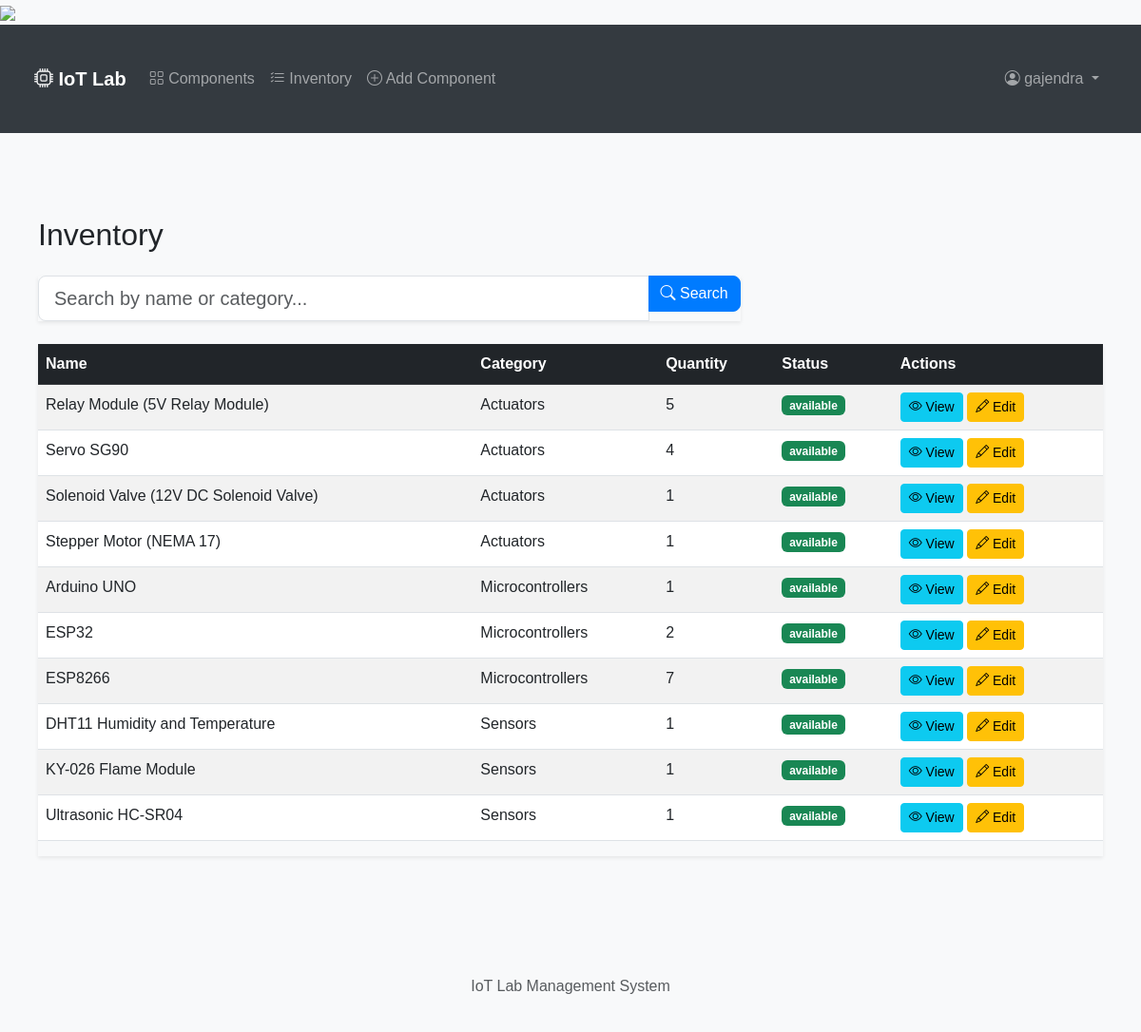
/inventory/ (signed in), run on the app's committed database.
### components/models.py (models this page shows, shortened)
class Component(models.Model):
    STATUS_CHOICES = [
        ('available', 'Available'),
        ('in_use', 'In Use'),
        ('maintenance', 'Under Maintenance'),
        ('retired', 'Retired'),
    ]
    name = models.CharField(max_length=200)
    category = models.ForeignKey(Category, on_delete=models.CASCADE, related_name='components')
    description = models.TextField()
    serial_number = models.CharField(max_length=100, unique=True, null=True, blank=True)
    quantity = models.PositiveIntegerField(default=1)
    status = models.CharField(max_length=20, choices=STATUS_CHOICES, default='available')
    location = models.CharField(max_length=200)
    purchase_date = models.DateField()
    last_maintenance_date = models.DateField(null=True, blank=True)
    next_maintenance_date = models.DateField(null=True, blank=True)
    created_by = models.ForeignKey(User, on_delete=models.CASCADE, related_name='created_components')
    created_at = models.DateTimeField(auto_now_add=True)
    updated_at = models.DateTimeField(auto_now=True)
    image = models.ImageField(upload_to='components/', null=True, blank=True)

class Category(models.Model):
    name = models.CharField(max_length=100)
    description = models.TextField(blank=True)
    created_at = models.DateTimeField(auto_now_add=True)
    updated_at = models.DateTimeField(auto_now=True)
    class Meta:
        verbose_name_plural = "Categories"

### components/views.py (the view)
# urls.py: path('inventory/', views.InventoryListView.as_view(), name='inventory-list'),
class InventoryListView(LoginRequiredMixin, FilterView):
    model = Component
    template_name = 'components/inventory.html'
    context_object_name = 'components'
    filterset_class = ComponentFilter
    paginate_by = 20
    def get_queryset(self):
        queryset = Component.objects.all().prefetch_related('checkouts').select_related('category').order_by('category__name', 'name')
        search_query = self.request.GET.get('q')
        if search_query:
            queryset = queryset.filter(
                Q(name__icontains=search_query) |
                Q(category__name__icontains=search_query)
            )
        return queryset
    def get_context_data(self, **kwargs):
        context = super().get_context_data(**kwargs)
        context['search_query'] = self.request.GET.get('q', '')
        return context

### components/templates/components/inventory.html (shortened to what this page needs)
{% extends 'components/base.html' %}
{% load static %}
{% block content %}
<div class="container mt-4">
    <h2 class="mb-4">Inventory</h2>
    <div class="row mb-4">
        <div class="col-md-8">
            <form method="GET" action="{% url 'search-components' %}" class="search-form">
                <div class="input-group shadow-sm">
                    <input type="text" id="searchInput" name="q" class="form-control form-control-lg"
                           placeholder="Search by name or category..."
                           value="{{ search_query|default:'' }}"
                           style="border-radius: 0.5rem 0 0 0.5rem;">
                    <div class="input-group-append">
                        <button class="btn btn-primary" type="submit" id="searchButton" style="border-radius: 0 0.5rem 0.5rem 0;">
                            <i class="bi bi-search"></i> Search
                        </button>
                    </div>
                </div>
            </form>
        </div>
    </div>
    <div class="table-responsive shadow-sm">
        <table class="table table-striped table-hover">
            <thead class="table-dark">
                <tr>
                    <th>Name</th>
                    <th>Category</th>
                    <th>Quantity</th>
                    <th>Status</th>
                    <th>Actions</th>
                </tr>
            </thead>
            <tbody id="inventoryTableBody">
                {% for component in components %}
                <tr>
                    <td>{{ component.name }}</td>
                    <td>{{ component.category.name }}</td>
                    <td>{{ component.quantity }}</td>
                    <td>
                        <span class="badge {% if component.status == 'available' %}bg-success{% elif component.status == 'in_use' %}bg-warning{% else %}bg-danger{% endif %}">
                            {{ component.status }}
                        </span>
                    </td>
                    <td>
                        <a href="{% url 'component-detail' component.pk %}" class="btn btn-sm btn-info">
                            <i class="bi bi-eye"></i> View
                        </a>
                        <a href="{% url 'component-update' component.pk %}" class="btn btn-sm btn-warning">
                            <i class="bi bi-pencil"></i> Edit
                        </a>
                    </td>
                </tr>
                {% endfor %}
            </tbody>
        </table>
    </div>
</div>
{% endblock %}

### components/templates/components/base.html (shortened to what this page needs)
<!DOCTYPE html>
<html lang="en">
<head>
    <link href="https://cdn.jsdelivr.net/npm/bootstrap@5.3.0/dist/css/bootstrap.min.css" rel="stylesheet">
    <link rel="stylesheet" href="https://cdn.jsdelivr.net/npm/bootstrap-icons@1.7.2/font/bootstrap-icons.css">
    {% load static %}
    <link rel="stylesheet" href="/lab-manager/static/css/main.css">
    {% get_media_prefix as media_prefix %}
    <img src="{{ media_prefix }}components/{{ component.image.name }}">
</head>
<body>
    <nav class="navbar navbar-expand-lg navbar-dark">
        <div class="container">
            <a class="navbar-brand" href="{% url 'home' %}">
                <i class="bi bi-cpu"></i> IoT Lab
            </a>
            <div class="collapse navbar-collapse" id="navbarNav">
                <ul class="navbar-nav me-auto">
                    <li class="nav-item">
                        <a class="nav-link" href="{% url 'component-list' %}">
                            <i class="bi bi-grid"></i> Components
                        </a>
                    </li>
                    <li class="nav-item">
                        <a class="nav-link" href="{% url 'inventory-list' %}">
                            <i class="bi bi-list-check"></i> Inventory
                        </a>
                    </li>
                    {% if user.is_authenticated %}
                    <li class="nav-item">
                        <a class="nav-link" href="{% url 'component-create' %}">
                            <i class="bi bi-plus-circle"></i> Add Component
                        </a>
                    </li>
                    {% endif %}
                </ul>
                <ul class="navbar-nav">
                    {% if user.is_authenticated %}
                    <li class="nav-item dropdown">
                        <a class="nav-link dropdown-toggle" href="#" id="userDropdown" role="button" data-bs-toggle="dropdown">
                            <i class="bi bi-person-circle"></i> {{ user.username }}
                        </a>
                    </li>
                    {% else %}
                    <li class="nav-item">
                        <a class="nav-link" href="{% url 'login' %}">
                            <i class="bi bi-box-arrow-in-right"></i> Login
                        </a>
                    </li>
                    {% endif %}
                </ul>
            </div>
        </div>
    </nav>
    <div class="container mt-4">
        {% block content %}
        {% endblock %}
    </div>
    <footer class="footer mt-5 py-3 bg-light">
        <div class="container text-center">
            <span class="text-muted">IoT Lab Management System</span>
        </div>
    </footer>
</body>
</html>

### components/static/css/main.css (style rules this page uses)
body { font-family: Arial, sans-serif; line-height: 1.6; margin: 0; padding: 0; background-color: #f8f9fa; }
.container { max-width: 1200px; margin: 0 auto; padding: 20px; }
.navbar { background-color: #343a40; padding: 1rem; }
.navbar-brand { color: white; font-weight: bold; }
.btn-primary { background-color: #007bff; border-color: #007bff; }
.table { background-color: white; }

### data on the page
Component: name "Relay Module (5V Relay Module)", category.name "Actuators", quantity "5", status "available"
Component: name "Servo SG90", category.name "Actuators", quantity "4", status "available"
Component: name "Solenoid Valve (12V DC Solenoid Valve)", category.name "Actuators", quantity "1", status "available"
Component: name "Stepper Motor (NEMA 17)", category.name "Actuators", quantity "1", status "available"
Component: name "Arduino UNO", category.name "Microcontrollers", quantity "1", status "available"
Component: name "ESP32", category.name "Microcontrollers", quantity "2", status "available"
Component: name "ESP8266", category.name "Microcontrollers", quantity "7", status "available"
Component: name "DHT11 Humidity and Temperature", category.name "Sensors", quantity "1", status "available"
Component: name "KY-026 Flame Module", category.name "Sensors", quantity "1", status "available"
Component: name "Ultrasonic HC-SR04", category.name "Sensors", quantity "1", status "available"

### other printed values
{{ user.username }} "gajendra"
